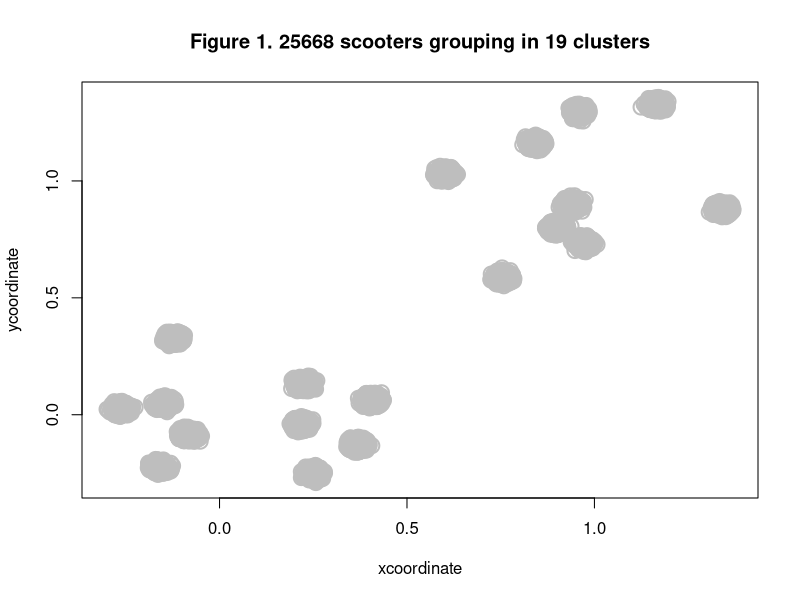

Recreate this plot in R. (Note: this script raises an error after producing the figure.)
## ---- warning = FALSE----------------------------------------------------
# Load the raw data
setwd("/Users/sangtruong_2021/Desktop/XTernDataScience2019")
raw = read.csv("raw.csv")

# Review raw dataset
head(raw)
dim(raw)
plot(raw[, c(2, 3)], cex = 2, pch = 1, lwd = 2, col = "grey", main = "Figure 1. 25668 scooters grouping in 19 clusters")

# Hierachial cluster
library(cluster)
hclust = hclust(dist(raw[, c(2, 3)]), method = "complete")
plot(hclust)
cst = cutree(hclust, 19)
x = cbind(raw, cst)

# Generate starting and ending point
u = matrix(c(20.19, 20.19,0), ncol = 3)
colnames(u) = c("xcoordinate", "ycoordinate", "cstNum")

# Compute medoids for each cluster
for (i in 1:19){
  v = pam(x[x$cst == i, c(2, 3)], 1)$medoids
  cstNum = matrix(i, ncol = 1)
  v = cbind(v, cstNum)
  u = rbind(u, v)
}

# Format u to dataframe and print it out
u = data.frame(u)
print(u)

# Plotting 19 clusters in raw data and their medoids
plot(x[, c(2, 3)], cex = 2, pch = 20, lwd = 2, col = "gray", main = "Figure 2. Medoids of 19 clusters")
points(u[-1, ], cex = 1, pch = 20, lwd = 2, col = "blue")
with(u[-1, ], text(ycoordinate~xcoordinate, labels = cstNum, pos = 4))


## ---- warning = FALSE----------------------------------------------------
# Visualize cluster 1, 5, 10, and 19
plot(x[x$cst == 1, c(2, 3)], cex = 1, col = x$power_level, pch = 20, main = "Figure 3.1. Cluster 1")
plot(x[x$cst == 5, c(2, 3)], cex = 1, col = x$power_level, pch = 20, main = "Figure 3.2. Cluster 5")
plot(x[x$cst == 10, c(2, 3)], cex = 1, col = x$power_level, pch = 20, main = "Figure 3.3. Cluster 10")
plot(x[x$cst == 19, c(2, 3)], cex = 1, col = x$power_level, pch = 20, main = "Figure 3.4. Cluster 19")


## ---- warning = FALSE----------------------------------------------------
# (Install and ) Import Traveling Saleperson Problem (TSP) package
# Only install the package if you have not had it installed
# install.packages("TSP")
library(TSP)

# Total path
TPath = ETSP(u[, -3])
TPathTour = solve_TSP(TPath, method = "repetitive_nn", two_opt = TRUE)
print(TPathTour)
plot(TPath, TPathTour, cex=1, pch=20, lwd=2, col = "blue", main = "Figure 4.1. Total path")

# Cluter-to-cluster path
CPath = ETSP(u[-1, -3])
CPathTour = solve_TSP(CPath, method = "repetitive_nn", two_opt = TRUE)
print(CPathTour)
plot(CPath, CPathTour, cex = 1, pch = 20, lwd = 2, col = "blue", main = "Figure 4.2. Cluster-to-cluster path")

# Within cluter path
xU5 = x[x$power_level < 5, ]
print(dim(xU5))

## Cluster 1
WPath1 = ETSP(xU5[xU5$cst == 1, c(2, 3)])
WPathTour1 = solve_TSP(WPath1, method = "repetitive_nn", two_opt = TRUE)
print(WPathTour1)
plot(WPath1, WPathTour1, cex = 1, pch = 20,col = xU5[xU5$cst == 1, 4], main = "Figure 4.3.1 Within cluster 1 path")

## Cluster 5
WPath5 = ETSP(xU5[xU5$cst == 5, c(2, 3)])
WPathTour5 = solve_TSP(WPath5, method = "repetitive_nn", two_opt = TRUE)
print(WPathTour5)
plot(WPath5, WPathTour5, cex = 1, pch = 20,col = xU5[xU5$cst == 5, 4], main = "Figure 4.3.2. Within cluster 5 path")

## Cluster 10
WPath10 = ETSP(xU5[xU5$cst == 10, c(2, 3)])
WPathTour10 = solve_TSP(WPath10, method = "repetitive_nn", two_opt = TRUE)
print(WPathTour10)
plot(WPath10, WPathTour10, cex = 1, pch = 20,col = xU5[xU5$cst == 10, 4], main = "Figure 4.3.3 Within cluster 10 path")

## Cluster 19
WPath19 = ETSP(xU5[xU5$cst == 19, c(2, 3)])
WPathTour19 = solve_TSP(WPath19, method = "repetitive_nn", two_opt = TRUE)
print(WPathTour19)
plot(WPath19, WPathTour19, cex = 1, pch = 20,col = xU5[xU5$cst == 19, 4], main = "Figure 4.3.4. Within cluster 19 path")

## Cluster 19 with all dot in black
plot(WPath19, WPathTour19, cex = 1, pch = 20, main = "Figure 4.3.5. Within cluster 19 path (all dots in black")


## ---- eval = FALSE, warning=FALSE----------------------------------------
## # Import some important package
## import pandas as pd
## import numpy as np
## from matplotlib import pyplot as plt
## from matplotlib.pyplot import cm
## from sklearn.cluster import AgglomerativeClustering
## import scipy.cluster.hierarchy as sch
## 
## # Load dataset
## raw = read.csv("Raw.csv")
## raw.head()
## 
## # Hierachial clustering
## x = raw.iloc[:, [1, 2]].values
## dendrogram = sch.dendrogram(sch.linkage(x, method = 'complete'))
## model = AgglomerativeClustering(n_clusters = 19, affinity = 'euclidean', linkage = 'complete')
## model.fit(x)
## labels = model.labels_


## ---- warning = FALSE----------------------------------------------------
# K-Mean clustering on raw data with k = 2
km.x2 = kmeans(raw[, c(2, 3)], 2, 100)
plot(raw[, c(2, 3)],col = km.x2$cluster, cex = 2, pch = 1, lwd = 2)
cst = km.x2$cluster
x = cbind(raw,cst)

# Separate the data into 2 portions
x1 = x[x$cst == 1, -5]
x2 = x[x$cst != 1, -5]

# Hierarchical Clustering on portion 1
hclust1 = hclust(dist(x1[, c(2, 3)]), method = "complete")
plot(hclust1)
# Check to see how many clusters we have (from dendrogram) to decide how to cut the tree in the step
cst = cutree(hclust1, 10)
x1 = cbind(x1, cst)

# Hierarchical Clustering on portion 2
hclust2 = hclust(dist(x2[, c(2, 3)]), method = "complete")
plot(hclust2)
# Decide how to cut the tree based on the number of cluster in portion 1
cst = cutree(hclust2, 9)
# Increment cluster number by 10 (or 9) unit so that it will not overlapping with cluster number in portion 1. 
cst = cst + 10
x2 = cbind(x2, cst)

# Combind the result after hierarchical clustering
x = rbind(x1, x2)
plot(x[, c(2, 3)], col = x$cst, cex = 2, pch = 20, lwd = 2)

head(x)

# K-Mean clustering on raw data with k = 19
km.x19 = kmeans(raw[,c(2,3)], 19, 100)
plot(raw[, c(2, 3)],col = km.x19$cluster, cex = 2, pch = 1, lwd = 2, main = "Figure 6. K-Mean clustering with k = 19 does not work on raw dataset")


## ---- eval = FALSE, warning=FALSE----------------------------------------
## # (Install and ) Loading rpivotTable
## # install.packages("rpivotTable")
## library(rpivotTable)
## 
## #Generate bar chart of average power level by cluster
## rpivotTable(x, rows = "cst", vals = "power_level",
##             aggregatorName = "Average", rendererName = "Bar Chart")
## 
## # Generate number of scooters by cluster, breaking down by power levels
## rpivotTable(x, rows = "power_level", cols = "cst",
##             aggregatorName = "Count",  rendererName = "Stacked Bar Chart")


## ---- eval = FALSE, warning=FALSE----------------------------------------
## library(shiny)
## library(shinydashboard)
## library(rpivotTable)
## 
## # Chart 1: Average power level by cluster
## header <- dashboardHeader(disable = TRUE)
## sidebar <- dashboardSidebar(disable = TRUE)
## body <- dashboardBody(
##   box(title = "Pivot",
##       width ="100%",
##       height = "100%",
##       status = "primary",
##       solidHeader = TRUE,
##       tags$head(tags$style(type = 'text/css','#test{ overflow-x: scroll; }')),
##       rpivotTableOutput("test")
## ))
## shinyApp(
##   ui = dashboardPage(header, sidebar, body),
##   server = function(input, output) {
##     output$test <- rpivotTable::renderRpivotTable({
##       rpivotTable(x,
##                   rows = "cst",
##                   vals = "power_level",
##                   aggregatorName = "Average",
##                   rendererName = "Bar Chart")
##     })
##   }
## )
## 
## # Chart 2: Number of scooters by cluster, breaking down by power levels
## header <- dashboardHeader(disable=TRUE)
## sidebar <- dashboardSidebar(disable=TRUE)
## body <- dashboardBody(
##   box(title = "Pivot",
##       width ="100%",
##       height = "100%",
##       status = "primary",
##       solidHeader = TRUE,
##       tags$head(tags$style(type = 'text/css','#test{ overflow-x: scroll; }')),
##       rpivotTableOutput("test")
## ))
## shinyApp(
##   ui = dashboardPage(header, sidebar, body),
##   server = function(input, output) {
##     output$test <- rpivotTable::renderRpivotTable({
##       rpivotTable(x,
##                   rows = "power_level",
##                   cols = "cst",
##                   aggregatorName = "Count",
##                   rendererName = "Stacked Bar Chart")
##     })
##   }
## )


## ----message=FALSE, warning=FALSE, include=FALSE, paged.print=FALSE------
# Convert R Mardown (this document) to R Script to share on GitHub
library(knitr)
purl("main.Rmd")
